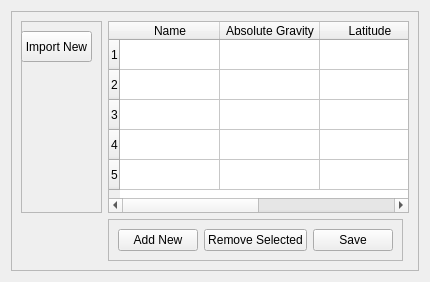
       <widget class="QWidget" name="widget">
        <attribute name="title">
         <string>Absolute Gravity Sites</string>
        </attribute>
        <layout class="QGridLayout" name="gridLayout_13">
         <item row="0" column="0">
          <widget class="QFrame" name="frame">
           <property name="frameShape">
            <enum>QFrame::StyledPanel</enum>
           </property>
           <property name="frameShadow">
            <enum>QFrame::Raised</enum>
           </property>
           <layout class="QGridLayout" name="gridLayout_14">
            <item row="0" column="1" rowspan="2" colspan="2">
             <widget class="QTableWidget" name="AbsGTabview">
              <property name="editTriggers">
               <set>QAbstractItemView::AllEditTriggers</set>
              </property>
              <property name="selectionBehavior">
               <enum>QAbstractItemView::SelectRows</enum>
              </property>
              <property name="sortingEnabled">
               <bool>true</bool>
              </property>
              <row>
               <property name="text">
                <string>1</string>
               </property>
              </row>
              <row>
               <property name="text">
                <string>2</string>
               </property>
              </row>
              <row>
               <property name="text">
                <string>3</string>
               </property>
              </row>
              <row>
               <property name="text">
                <string>4</string>
               </property>
              </row>
              <row>
               <property name="text">
                <string>5</string>
               </property>
              </row>
              <column>
               <property name="text">
                <string>Name</string>
               </property>
              </column>
              <column>
               <property name="text">
                <string>Absolute Gravity</string>
               </property>
              </column>
              <column>
               <property name="text">
                <string>Latitude</string>
               </property>
              </column>
              <column>
               <property name="text">
                <string>Longitude</string>
               </property>
              </column>
             </widget>
            </item>
            <item row="2" column="1">
             <widget class="QFrame" name="frame_12">
              <property name="maximumSize">
               <size>
                <width>16777215</width>
                <height>51</height>
               </size>
              </property>
              <property name="frameShape">
               <enum>QFrame::StyledPanel</enum>
              </property>
              <property name="frameShadow">
               <enum>QFrame::Raised</enum>
              </property>
              <layout class="QGridLayout" name="gridLayout_12">
               <item row="0" column="1">
                <widget class="QPushButton" name="RemoveAbsG">
                 <property name="text">
                  <string>Remove Selected</string>
                 </property>
                </widget>
               </item>
               <item row="0" column="2">
                <widget class="QPushButton" name="SaveNewAbsG">
                 <property name="text">
                  <string>Save</string>
                 </property>
                </widget>
               </item>
               <item row="0" column="0">
                <widget class="QPushButton" name="AddNewAbsG">
                 <property name="text">
                  <string>Add New</string>
                 </property>
                </widget>
               </item>
              </layout>
             </widget>
            </item>
            <item row="0" column="0" rowspan="2">
             <widget class="QFrame" name="frame_11">
              <property name="minimumSize">
               <size>
                <width>81</width>
                <height>0</height>
               </size>
              </property>
              <property name="frameShape">
               <enum>QFrame::StyledPanel</enum>
              </property>
              <property name="frameShadow">
               <enum>QFrame::Raised</enum>
              </property>
              <widget class="QPushButton" name="ImportNewAbsG">
               <property name="geometry">
                <rect>
                 <x>0</x>
                 <y>10</y>
                 <width>71</width>
                 <height>31</height>
                </rect>
               </property>
               <property name="text">
                <string>Import New</string>
               </property>
              </widget>
             </widget>
            </item>
           </layout>
          </widget>
         </item>
        </layout>
       </widget>
